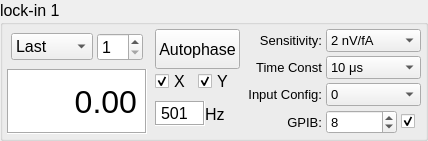
           <widget class="QGroupBox" name="groupBox_5">
            <property name="maximumSize">
             <size>
              <width>16777215</width>
              <height>200</height>
             </size>
            </property>
            <property name="font">
             <font>
              <pointsize>12</pointsize>
             </font>
            </property>
            <property name="title">
             <string>lock-in 1</string>
            </property>
            <layout class="QHBoxLayout" name="horizontalLayout_2">
             <property name="spacing">
              <number>0</number>
             </property>
             <property name="leftMargin">
              <number>0</number>
             </property>
             <property name="topMargin">
              <number>0</number>
             </property>
             <property name="rightMargin">
              <number>0</number>
             </property>
             <property name="bottomMargin">
              <number>0</number>
             </property>
             <item>
              <layout class="QVBoxLayout" name="verticalLayout_3" stretch="0,1">
               <property name="spacing">
                <number>4</number>
               </property>
               <property name="leftMargin">
                <number>4</number>
               </property>
               <property name="topMargin">
                <number>4</number>
               </property>
               <property name="rightMargin">
                <number>4</number>
               </property>
               <property name="bottomMargin">
                <number>4</number>
               </property>
               <item>
                <layout class="QHBoxLayout" name="horizontalLayout_5" stretch="1,0">
                 <property name="spacing">
                  <number>4</number>
                 </property>
                 <property name="leftMargin">
                  <number>4</number>
                 </property>
                 <property name="topMargin">
                  <number>4</number>
                 </property>
                 <property name="rightMargin">
                  <number>4</number>
                 </property>
                 <property name="bottomMargin">
                  <number>4</number>
                 </property>
                 <item>
                  <widget class="QComboBox" name="CB_dispE1">
                   <property name="font">
                    <font>
                     <pointsize>12</pointsize>
                    </font>
                   </property>
                   <item>
                    <property name="text">
                     <string>Last</string>
                    </property>
                   </item>
                   <item>
                    <property name="text">
                     <string>Rolling</string>
                    </property>
                   </item>
                   <item>
                    <property name="text">
                     <string>Plotted</string>
                    </property>
                   </item>
                   <item>
                    <property name="text">
                     <string>TCsafe</string>
                    </property>
                   </item>
                   <item>
                    <property name="text">
                     <string>Y</string>
                    </property>
                   </item>
                  </widget>
                 </item>
                 <item>
                  <widget class="QSpinBox" name="SP_ras1">
                   <property name="font">
                    <font>
                     <pointsize>12</pointsize>
                    </font>
                   </property>
                   <property name="minimum">
                    <number>1</number>
                   </property>
                   <property name="maximum">
                    <number>10</number>
                   </property>
                  </widget>
                 </item>
                </layout>
               </item>
               <item>
                <widget class="QLabel" name="LE_E1">
                 <property name="font">
                  <font>
                   <pointsize>24</pointsize>
                  </font>
                 </property>
                 <property name="styleSheet">
                  <string notr="true">background-color: rgb(255, 255, 255);</string>
                 </property>
                 <property name="inputMethodHints">
                  <set>Qt::ImhNone</set>
                 </property>
                 <property name="frameShape">
                  <enum>QFrame::Box</enum>
                 </property>
                 <property name="frameShadow">
                  <enum>QFrame::Sunken</enum>
                 </property>
                 <property name="text">
                  <string>0.00</string>
                 </property>
                 <property name="alignment">
                  <set>Qt::AlignRight|Qt::AlignTrailing|Qt::AlignVCenter</set>
                 </property>
                </widget>
               </item>
              </layout>
             </item>
             <item>
              <layout class="QVBoxLayout" name="verticalLayout_5">
               <property name="spacing">
                <number>0</number>
               </property>
               <property name="leftMargin">
                <number>4</number>
               </property>
               <property name="topMargin">
                <number>4</number>
               </property>
               <property name="rightMargin">
                <number>4</number>
               </property>
               <property name="bottomMargin">
                <number>4</number>
               </property>
               <item>
                <widget class="QPushButton" name="PB_autophase1">
                 <property name="minimumSize">
                  <size>
                   <width>0</width>
                   <height>40</height>
                  </size>
                 </property>
                 <property name="font">
                  <font>
                   <pointsize>12</pointsize>
                  </font>
                 </property>
                 <property name="text">
                  <string>Autophase</string>
                 </property>
                </widget>
               </item>
               <item>
                <layout class="QHBoxLayout" name="horizontalLayout_31">
                 <item>
                  <widget class="QCheckBox" name="CB_onplot1X">
                   <property name="font">
                    <font>
                     <pointsize>12</pointsize>
                    </font>
                   </property>
                   <property name="text">
                    <string>X</string>
                   </property>
                   <property name="checked">
                    <bool>true</bool>
                   </property>
                  </widget>
                 </item>
                 <item>
                  <widget class="QCheckBox" name="CB_onplot1Y">
                   <property name="font">
                    <font>
                     <pointsize>12</pointsize>
                    </font>
                   </property>
                   <property name="text">
                    <string>Y</string>
                   </property>
                   <property name="checked">
                    <bool>true</bool>
                   </property>
                  </widget>
                 </item>
                </layout>
               </item>
               <item>
                <layout class="QHBoxLayout" name="horizontalLayout_20">
                 <item>
                  <widget class="QLabel" name="LE_freq1">
                   <property name="minimumSize">
                    <size>
                     <width>50</width>
                     <height>20</height>
                    </size>
                   </property>
                   <property name="maximumSize">
                    <size>
                     <width>50</width>
                     <height>25</height>
                    </size>
                   </property>
                   <property name="styleSheet">
                    <string notr="true">background-color: rgb(255, 255, 255);</string>
                   </property>
                   <property name="frameShape">
                    <enum>QFrame::Box</enum>
                   </property>
                   <property name="frameShadow">
                    <enum>QFrame::Sunken</enum>
                   </property>
                   <property name="text">
                    <string>501</string>
                   </property>
                  </widget>
                 </item>
                 <item>
                  <widget class="QLabel" name="label_36">
                   <property name="text">
                    <string>Hz</string>
                   </property>
                  </widget>
                 </item>
                </layout>
               </item>
              </layout>
             </item>
             <item>
              <layout class="QGridLayout" name="gridLayout_10">
               <property name="leftMargin">
                <number>4</number>
               </property>
               <property name="topMargin">
                <number>4</number>
               </property>
               <property name="rightMargin">
                <number>4</number>
               </property>
               <property name="bottomMargin">
                <number>4</number>
               </property>
               <property name="spacing">
                <number>4</number>
               </property>
               <item row="3" column="1">
                <layout class="QHBoxLayout" name="horizontalLayout_28">
                 <item>
                  <widget class="QSpinBox" name="SP_address1">
                   <property name="font">
                    <font>
                     <pointsize>10</pointsize>
                    </font>
                   </property>
                   <property name="maximum">
                    <number>10</number>
                   </property>
                   <property name="value">
                    <number>8</number>
                   </property>
                  </widget>
                 </item>
                 <item>
                  <widget class="QCheckBox" name="CB_connect1">
                   <property name="maximumSize">
                    <size>
                     <width>20</width>
                     <height>16777215</height>
                    </size>
                   </property>
                   <property name="font">
                    <font>
                     <pointsize>12</pointsize>
                    </font>
                   </property>
                   <property name="text">
                    <string/>
                   </property>
                   <property name="checked">
                    <bool>true</bool>
                   </property>
                  </widget>
                 </item>
                </layout>
               </item>
               <item row="0" column="0">
                <widget class="QLabel" name="label_30">
                 <property name="font">
                  <font>
                   <pointsize>10</pointsize>
                  </font>
                 </property>
                 <property name="text">
                  <string>Sensitivity:</string>
                 </property>
                 <property name="alignment">
                  <set>Qt::AlignRight|Qt::AlignTrailing|Qt::AlignVCenter</set>
                 </property>
                </widget>
               </item>
               <item row="1" column="0">
                <widget class="QLabel" name="label_31">
                 <property name="font">
                  <font>
                   <pointsize>10</pointsize>
                  </font>
                 </property>
                 <property name="text">
                  <string>Time Const</string>
                 </property>
                 <property name="alignment">
                  <set>Qt::AlignRight|Qt::AlignTrailing|Qt::AlignVCenter</set>
                 </property>
                </widget>
               </item>
               <item row="2" column="0">
                <widget class="QLabel" name="label_32">
                 <property name="font">
                  <font>
                   <pointsize>10</pointsize>
                  </font>
                 </property>
                 <property name="text">
                  <string>Input Config:</string>
                 </property>
                 <property name="alignment">
                  <set>Qt::AlignRight|Qt::AlignTrailing|Qt::AlignVCenter</set>
                 </property>
                </widget>
               </item>
               <item row="3" column="0">
                <widget class="QLabel" name="label_40">
                 <property name="font">
                  <font>
                   <pointsize>10</pointsize>
                  </font>
                 </property>
                 <property name="text">
                  <string>GPIB:</string>
                 </property>
                 <property name="alignment">
                  <set>Qt::AlignRight|Qt::AlignTrailing|Qt::AlignVCenter</set>
                 </property>
                </widget>
               </item>
               <item row="1" column="1">
                <widget class="QComboBox" name="CB_tc1">
                 <property name="font">
                  <font>
                   <pointsize>10</pointsize>
                  </font>
                 </property>
                 <item>
                  <property name="text">
                   <string>10 μs</string>
                  </property>
                 </item>
                 <item>
                  <property name="text">
                   <string>30 μs</string>
                  </property>
                 </item>
                 <item>
                  <property name="text">
                   <string>100 μs</string>
                  </property>
                 </item>
                 <item>
                  <property name="text">
                   <string>300 μs</string>
                  </property>
                 </item>
                 <item>
                  <property name="text">
                   <string>1 ms</string>
                  </property>
                 </item>
                 <item>
                  <property name="text">
                   <string>3 ms</string>
                  </property>
                 </item>
                 <item>
                  <property name="text">
                   <string>10 ms</string>
                  </property>
                 </item>
                 <item>
                  <property name="text">
                   <string>30 ms</string>
                  </property>
                 </item>
                 <item>
                  <property name="text">
                   <string>100 ms</string>
                  </property>
                 </item>
                 <item>
                  <property name="text">
                   <string>300 ms</string>
                  </property>
                 </item>
                 <item>
                  <property name="text">
                   <string>1 s</string>
                  </property>
                 </item>
                 <item>
                  <property name="text">
                   <string>3 s</string>
                  </property>
                 </item>
                 <item>
                  <property name="text">
                   <string>10 s</string>
                  </property>
                 </item>
                 <item>
                  <property name="text">
                   <string>30 s</string>
                  </property>
                 </item>
                </widget>
               </item>
               <item row="2" column="1">
                <widget class="QComboBox" name="CB_ic1">
                 <property name="font">
                  <font>
                   <pointsize>10</pointsize>
                  </font>
                 </property>
                 <item>
                  <property name="text">
                   <string>0</string>
                  </property>
                 </item>
                 <item>
                  <property name="text">
                   <string>1</string>
                  </property>
                 </item>
                 <item>
                  <property name="text">
                   <string>2</string>
                  </property>
                 </item>
                 <item>
                  <property name="text">
                   <string>3</string>
                  </property>
                 </item>
                </widget>
               </item>
               <item row="0" column="1">
                <widget class="QComboBox" name="CB_sens1">
                 <property name="font">
                  <font>
                   <pointsize>10</pointsize>
                  </font>
                 </property>
                 <item>
                  <property name="text">
                   <string>2 nV/fA</string>
                  </property>
                 </item>
                 <item>
                  <property name="text">
                   <string>5 nV/fA</string>
                  </property>
                 </item>
                 <item>
                  <property name="text">
                   <string>10 nV/fA</string>
                  </property>
                 </item>
                 <item>
                  <property name="text">
                   <string>20 nV/fA</string>
                  </property>
                 </item>
                 <item>
                  <property name="text">
                   <string>50 nV/fA</string>
                  </property>
                 </item>
                 <item>
                  <property name="text">
                   <string>100 nV/fA</string>
                  </property>
                 </item>
                 <item>
                  <property name="text">
                   <string>200 nV/fA</string>
                  </property>
                 </item>
                 <item>
                  <property name="text">
                   <string>500 nV/fA</string>
                  </property>
                 </item>
                 <item>
                  <property name="text">
                   <string>1 uV/pA</string>
                  </property>
                 </item>
                 <item>
                  <property name="text">
                   <string>2 uV/pA</string>
                  </property>
                 </item>
                 <item>
                  <property name="text">
                   <string>5 uV/pA</string>
                  </property>
                 </item>
                 <item>
                  <property name="text">
                   <string>10 uV/pA</string>
                  </property>
                 </item>
                 <item>
                  <property name="text">
                   <string>20 uV/pA</string>
                  </property>
                 </item>
                 <item>
                  <property name="text">
                   <string>50 uV/pA</string>
                  </property>
                 </item>
                 <item>
                  <property name="text">
                   <string>100 uV/pA</string>
                  </property>
                 </item>
                 <item>
                  <property name="text">
                   <string>200 uV/pA</string>
                  </property>
                 </item>
                 <item>
                  <property name="text">
                   <string>500 uV/pA</string>
                  </property>
                 </item>
                 <item>
                  <property name="text">
                   <string>1 mV/nA</string>
                  </property>
                 </item>
                 <item>
                  <property name="text">
                   <string>2 mV/nA</string>
                  </property>
                 </item>
                 <item>
                  <property name="text">
                   <string>5 mV/nA</string>
                  </property>
                 </item>
                 <item>
                  <property name="text">
                   <string>10 mV/nA</string>
                  </property>
                 </item>
                 <item>
                  <property name="text">
                   <string>20 mV/nA</string>
                  </property>
                 </item>
                 <item>
                  <property name="text">
                   <string>50 mV/nA</string>
                  </property>
                 </item>
                 <item>
                  <property name="text">
                   <string>100 mV/nA</string>
                  </property>
                 </item>
                 <item>
                  <property name="text">
                   <string>200 mV/nA</string>
                  </property>
                 </item>
                 <item>
                  <property name="text">
                   <string>500 mV/nA</string>
                  </property>
                 </item>
                 <item>
                  <property name="text">
                   <string>1 V/μA</string>
                  </property>
                 </item>
                </widget>
               </item>
              </layout>
             </item>
            </layout>
           </widget>
